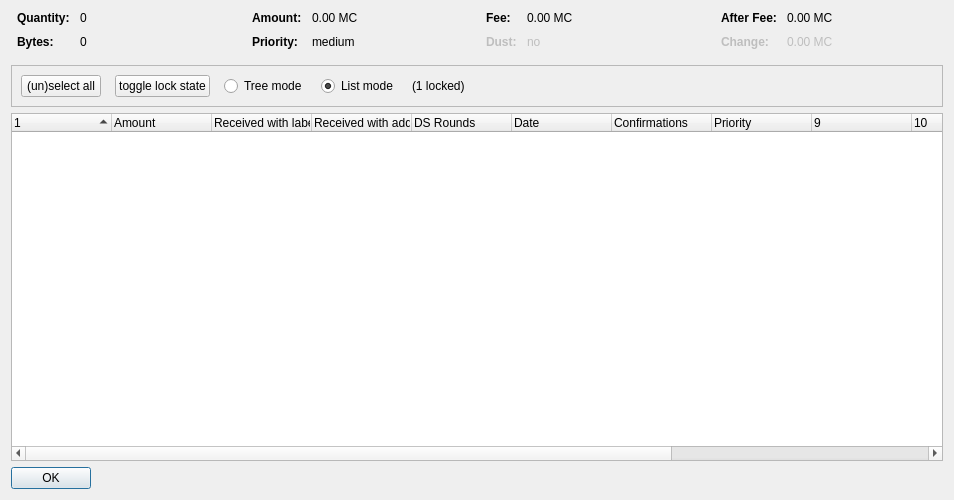
<?xml version="1.0" encoding="UTF-8"?>
<ui version="4.0">
 <class>CoinControlDialog</class>
 <widget class="QDialog" name="CoinControlDialog">
  <property name="geometry">
   <rect>
    <x>0</x>
    <y>0</y>
    <width>954</width>
    <height>500</height>
   </rect>
  </property>
  <property name="windowTitle">
   <string>Coin Selection</string>
  </property>
  <layout class="QVBoxLayout" name="verticalLayout">
   <item>
    <layout class="QHBoxLayout" name="horizontalLayoutTop" stretch="0,0,0,0">
     <property name="topMargin">
      <number>0</number>
     </property>
     <property name="bottomMargin">
      <number>10</number>
     </property>
     <item>
      <layout class="QFormLayout" name="formLayoutCoinControl1">
       <property name="horizontalSpacing">
        <number>10</number>
       </property>
       <property name="verticalSpacing">
        <number>10</number>
       </property>
       <property name="leftMargin">
        <number>6</number>
       </property>
       <property name="rightMargin">
        <number>6</number>
       </property>
       <item row="0" column="0">
        <widget class="QLabel" name="labelCoinControlQuantityText">
         <property name="font">
          <font>
           <weight>75</weight>
           <bold>true</bold>
          </font>
         </property>
         <property name="text">
          <string>Quantity:</string>
         </property>
        </widget>
       </item>
       <item row="0" column="1">
        <widget class="QLabel" name="labelCoinControlQuantity">
         <property name="cursor">
          <cursorShape>IBeamCursor</cursorShape>
         </property>
         <property name="contextMenuPolicy">
          <enum>Qt::ActionsContextMenu</enum>
         </property>
         <property name="text">
          <string notr="true">0</string>
         </property>
         <property name="textInteractionFlags">
          <set>Qt::LinksAccessibleByMouse|Qt::TextSelectableByKeyboard|Qt::TextSelectableByMouse</set>
         </property>
        </widget>
       </item>
       <item row="1" column="0">
        <widget class="QLabel" name="labelCoinControlBytesText">
         <property name="font">
          <font>
           <weight>75</weight>
           <bold>true</bold>
          </font>
         </property>
         <property name="text">
          <string>Bytes:</string>
         </property>
        </widget>
       </item>
       <item row="1" column="1">
        <widget class="QLabel" name="labelCoinControlBytes">
         <property name="cursor">
          <cursorShape>IBeamCursor</cursorShape>
         </property>
         <property name="contextMenuPolicy">
          <enum>Qt::ActionsContextMenu</enum>
         </property>
         <property name="text">
          <string notr="true">0</string>
         </property>
         <property name="textInteractionFlags">
          <set>Qt::LinksAccessibleByMouse|Qt::TextSelectableByKeyboard|Qt::TextSelectableByMouse</set>
         </property>
        </widget>
       </item>
      </layout>
     </item>
     <item>
      <layout class="QFormLayout" name="formLayoutCoinControl2">
       <property name="horizontalSpacing">
        <number>10</number>
       </property>
       <property name="verticalSpacing">
        <number>10</number>
       </property>
       <property name="leftMargin">
        <number>6</number>
       </property>
       <property name="rightMargin">
        <number>6</number>
       </property>
       <item row="0" column="0">
        <widget class="QLabel" name="labelCoinControlAmountText">
         <property name="font">
          <font>
           <weight>75</weight>
           <bold>true</bold>
          </font>
         </property>
         <property name="text">
          <string>Amount:</string>
         </property>
        </widget>
       </item>
       <item row="0" column="1">
        <widget class="QLabel" name="labelCoinControlAmount">
         <property name="cursor">
          <cursorShape>IBeamCursor</cursorShape>
         </property>
         <property name="contextMenuPolicy">
          <enum>Qt::ActionsContextMenu</enum>
         </property>
         <property name="text">
          <string notr="true">0.00 MC</string>
         </property>
         <property name="textInteractionFlags">
          <set>Qt::LinksAccessibleByMouse|Qt::TextSelectableByKeyboard|Qt::TextSelectableByMouse</set>
         </property>
        </widget>
       </item>
       <item row="1" column="0">
        <widget class="QLabel" name="labelCoinControlPriorityText">
         <property name="font">
          <font>
           <weight>75</weight>
           <bold>true</bold>
          </font>
         </property>
         <property name="text">
          <string>Priority:</string>
         </property>
        </widget>
       </item>
       <item row="1" column="1">
        <widget class="QLabel" name="labelCoinControlPriority">
         <property name="cursor">
          <cursorShape>IBeamCursor</cursorShape>
         </property>
         <property name="contextMenuPolicy">
          <enum>Qt::ActionsContextMenu</enum>
         </property>
         <property name="text">
          <string>medium</string>
         </property>
         <property name="textInteractionFlags">
          <set>Qt::LinksAccessibleByMouse|Qt::TextSelectableByKeyboard|Qt::TextSelectableByMouse</set>
         </property>
        </widget>
       </item>
      </layout>
     </item>
     <item>
      <layout class="QFormLayout" name="formLayoutCoinControl3">
       <property name="horizontalSpacing">
        <number>10</number>
       </property>
       <property name="verticalSpacing">
        <number>10</number>
       </property>
       <property name="leftMargin">
        <number>6</number>
       </property>
       <property name="rightMargin">
        <number>6</number>
       </property>
       <item row="0" column="0">
        <widget class="QLabel" name="labelCoinControlFeeText">
         <property name="font">
          <font>
           <weight>75</weight>
           <bold>true</bold>
          </font>
         </property>
         <property name="text">
          <string>Fee:</string>
         </property>
        </widget>
       </item>
       <item row="0" column="1">
        <widget class="QLabel" name="labelCoinControlFee">
         <property name="cursor">
          <cursorShape>IBeamCursor</cursorShape>
         </property>
         <property name="contextMenuPolicy">
          <enum>Qt::ActionsContextMenu</enum>
         </property>
         <property name="text">
          <string notr="true">0.00 MC</string>
         </property>
         <property name="textInteractionFlags">
          <set>Qt::LinksAccessibleByMouse|Qt::TextSelectableByKeyboard|Qt::TextSelectableByMouse</set>
         </property>
        </widget>
       </item>
       <item row="1" column="0">
        <widget class="QLabel" name="labelCoinControlLowOutputText">
         <property name="enabled">
          <bool>false</bool>
         </property>
         <property name="font">
          <font>
           <weight>75</weight>
           <bold>true</bold>
          </font>
         </property>
         <property name="text">
          <string>Dust:</string>
         </property>
        </widget>
       </item>
       <item row="1" column="1">
        <widget class="QLabel" name="labelCoinControlLowOutput">
         <property name="enabled">
          <bool>false</bool>
         </property>
         <property name="cursor">
          <cursorShape>IBeamCursor</cursorShape>
         </property>
         <property name="contextMenuPolicy">
          <enum>Qt::ActionsContextMenu</enum>
         </property>
         <property name="text">
          <string>no</string>
         </property>
         <property name="textInteractionFlags">
          <set>Qt::LinksAccessibleByMouse|Qt::TextSelectableByKeyboard|Qt::TextSelectableByMouse</set>
         </property>
        </widget>
       </item>
      </layout>
     </item>
     <item>
      <layout class="QFormLayout" name="formLayoutCoinControl4">
       <property name="horizontalSpacing">
        <number>10</number>
       </property>
       <property name="verticalSpacing">
        <number>10</number>
       </property>
       <property name="leftMargin">
        <number>6</number>
       </property>
       <property name="rightMargin">
        <number>6</number>
       </property>
       <item row="0" column="0">
        <widget class="QLabel" name="labelCoinControlAfterFeeText">
         <property name="font">
          <font>
           <weight>75</weight>
           <bold>true</bold>
          </font>
         </property>
         <property name="text">
          <string>After Fee:</string>
         </property>
        </widget>
       </item>
       <item row="0" column="1">
        <widget class="QLabel" name="labelCoinControlAfterFee">
         <property name="cursor">
          <cursorShape>IBeamCursor</cursorShape>
         </property>
         <property name="contextMenuPolicy">
          <enum>Qt::ActionsContextMenu</enum>
         </property>
         <property name="text">
          <string notr="true">0.00 MC</string>
         </property>
         <property name="textInteractionFlags">
          <set>Qt::LinksAccessibleByMouse|Qt::TextSelectableByKeyboard|Qt::TextSelectableByMouse</set>
         </property>
        </widget>
       </item>
       <item row="1" column="0">
        <widget class="QLabel" name="labelCoinControlChangeText">
         <property name="enabled">
          <bool>false</bool>
         </property>
         <property name="font">
          <font>
           <weight>75</weight>
           <bold>true</bold>
          </font>
         </property>
         <property name="text">
          <string>Change:</string>
         </property>
        </widget>
       </item>
       <item row="1" column="1">
        <widget class="QLabel" name="labelCoinControlChange">
         <property name="enabled">
          <bool>false</bool>
         </property>
         <property name="cursor">
          <cursorShape>IBeamCursor</cursorShape>
         </property>
         <property name="contextMenuPolicy">
          <enum>Qt::ActionsContextMenu</enum>
         </property>
         <property name="text">
          <string notr="true">0.00 MC</string>
         </property>
         <property name="textInteractionFlags">
          <set>Qt::LinksAccessibleByMouse|Qt::TextSelectableByKeyboard|Qt::TextSelectableByMouse</set>
         </property>
        </widget>
       </item>
      </layout>
     </item>
    </layout>
   </item>
   <item>
    <widget class="QFrame" name="frame">
     <property name="minimumSize">
      <size>
       <width>0</width>
       <height>40</height>
      </size>
     </property>
     <property name="frameShape">
      <enum>QFrame::StyledPanel</enum>
     </property>
     <property name="frameShadow">
      <enum>QFrame::Sunken</enum>
     </property>
     <layout class="QHBoxLayout" name="horizontalLayout">
      <item>
       <layout class="QHBoxLayout" name="horizontalLayoutPanel" stretch="0,0,0,0,0,0">
        <property name="spacing">
         <number>14</number>
        </property>
        <item>
         <widget class="QPushButton" name="pushButtonSelectAll">
          <property name="sizePolicy">
           <sizepolicy hsizetype="Maximum" vsizetype="Fixed">
            <horstretch>0</horstretch>
            <verstretch>0</verstretch>
           </sizepolicy>
          </property>
          <property name="text">
           <string>(un)select all</string>
          </property>
          <property name="autoDefault">
           <bool>false</bool>
          </property>
         </widget>
        </item>
        <item>
         <widget class="QPushButton" name="pushButtonToggleLock">
          <property name="sizePolicy">
           <sizepolicy hsizetype="Maximum" vsizetype="Fixed">
            <horstretch>0</horstretch>
            <verstretch>0</verstretch>
           </sizepolicy>
          </property>
          <property name="text">
           <string>toggle lock state</string>
          </property>
          <property name="autoDefault">
           <bool>false</bool>
          </property>
         </widget>
        </item>
        <item>
         <widget class="QRadioButton" name="radioTreeMode">
          <property name="sizePolicy">
           <sizepolicy hsizetype="Maximum" vsizetype="Fixed">
            <horstretch>0</horstretch>
            <verstretch>0</verstretch>
           </sizepolicy>
          </property>
          <property name="text">
           <string>Tree mode</string>
          </property>
         </widget>
        </item>
        <item>
         <widget class="QRadioButton" name="radioListMode">
          <property name="sizePolicy">
           <sizepolicy hsizetype="Maximum" vsizetype="Fixed">
            <horstretch>0</horstretch>
            <verstretch>0</verstretch>
           </sizepolicy>
          </property>
          <property name="text">
           <string>List mode</string>
          </property>
          <property name="checked">
           <bool>true</bool>
          </property>
         </widget>
        </item>
        <item>
         <widget class="QLabel" name="labelLocked">
          <property name="text">
           <string>(1 locked)</string>
          </property>
         </widget>
        </item>
        <item>
         <spacer name="horizontalSpacer">
          <property name="orientation">
           <enum>Qt::Horizontal</enum>
          </property>
          <property name="sizeHint" stdset="0">
           <size>
            <width>40</width>
            <height>20</height>
           </size>
          </property>
         </spacer>
        </item>
       </layout>
      </item>
     </layout>
    </widget>
   </item>
   <item>
    <widget class="CoinControlTreeWidget" name="treeWidget">
     <property name="contextMenuPolicy">
      <enum>Qt::CustomContextMenu</enum>
     </property>
     <property name="sortingEnabled">
      <bool>false</bool>
     </property>
     <property name="columnCount">
      <number>13</number>
     </property>
     <attribute name="headerShowSortIndicator" stdset="0">
      <bool>true</bool>
     </attribute>
     <attribute name="headerStretchLastSection">
      <bool>false</bool>
     </attribute>
     <column>
      <property name="text">
       <string/>
      </property>
     </column>
     <column>
      <property name="text">
       <string>Amount</string>
      </property>
     </column>
     <column>
      <property name="text">
       <string>Received with label</string>
      </property>
     </column>
     <column>
      <property name="text">
       <string>Received with address</string>
      </property>
     </column>
     <column>
      <property name="text">
       <string>DS Rounds</string>
      </property>
     </column>
     <column>
      <property name="text">
       <string>Date</string>
      </property>
     </column>
     <column>
      <property name="text">
       <string>Confirmations</string>
      </property>
      <property name="toolTip">
       <string>Confirmed</string>
      </property>
     </column>
     <column>
      <property name="text">
       <string>Priority</string>
      </property>
     </column>
     <column>
      <property name="text">
       <string/>
      </property>
     </column>
     <column>
      <property name="text">
       <string/>
      </property>
     </column>
     <column>
      <property name="text">
       <string/>
      </property>
     </column>
     <column>
      <property name="text">
       <string/>
      </property>
     </column>
     <column>
      <property name="text">
       <string/>
      </property>
     </column>
    </widget>
   </item>
   <item>
    <widget class="QDialogButtonBox" name="buttonBox">
     <property name="sizePolicy">
      <sizepolicy hsizetype="Maximum" vsizetype="Fixed">
       <horstretch>0</horstretch>
       <verstretch>0</verstretch>
      </sizepolicy>
     </property>
     <property name="orientation">
      <enum>Qt::Horizontal</enum>
     </property>
     <property name="standardButtons">
      <set>QDialogButtonBox::Ok</set>
     </property>
    </widget>
   </item>
  </layout>
 </widget>
 <customwidgets>
  <customwidget>
   <class>CoinControlTreeWidget</class>
   <extends>QTreeWidget</extends>
   <header>coincontroltreewidget.h</header>
  </customwidget>
 </customwidgets>
 <resources/>
 <connections/>
</ui>
